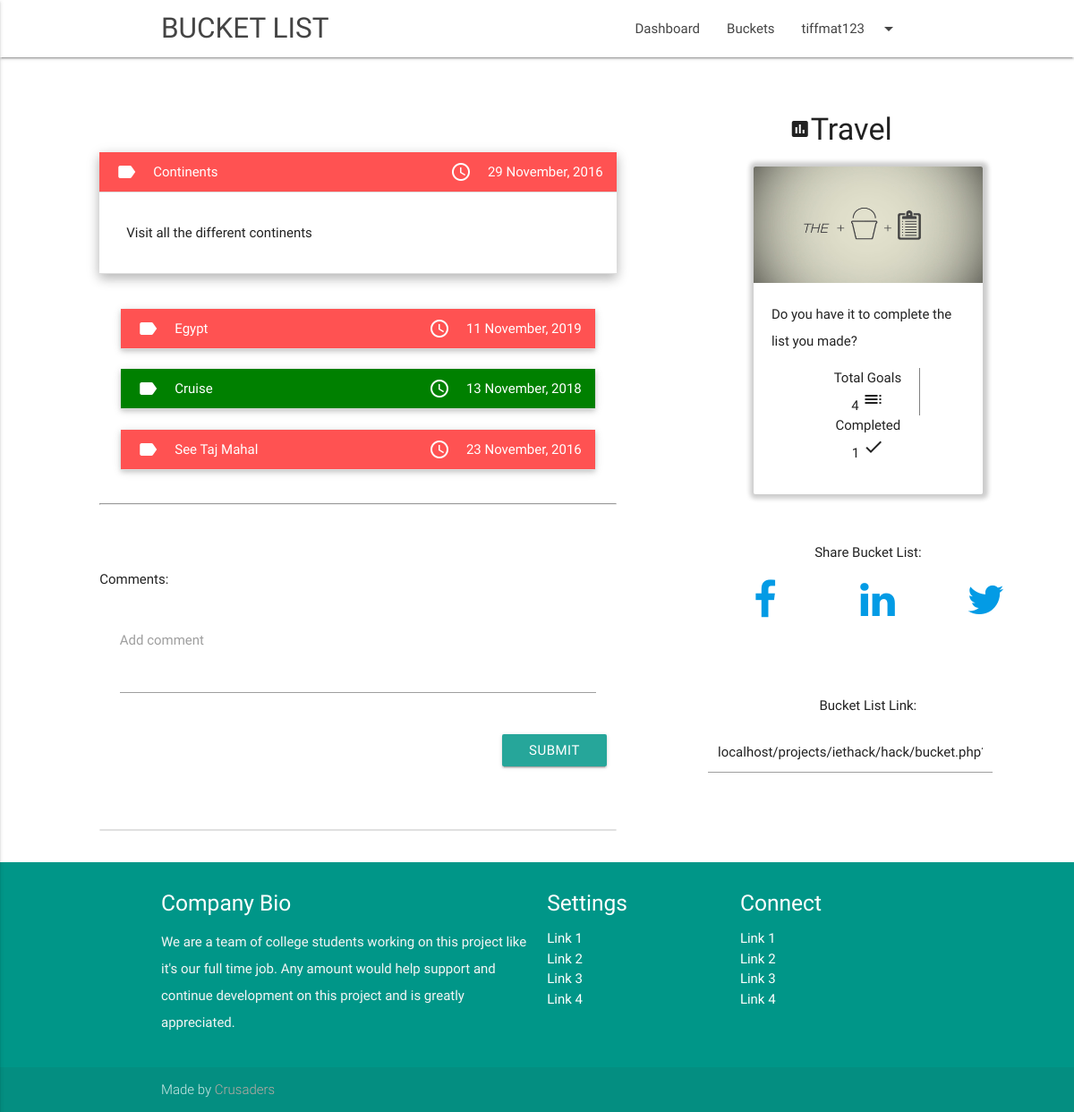
Screenshot of /bucket.php?buck_id=7 (signed in) with the database file from the repository.
### tables this page shows
CREATE TABLE `tasks` (
  `buckid` int(11) NOT NULL,
  `taskid` int(11) NOT NULL,
  `tasktitle` varchar(300) NOT NULL,
  `taskdescription` varchar(500) NOT NULL,
  `taskdate` varchar(200) NOT NULL,
  `timestmp` timestamp NOT NULL DEFAULT CURRENT_TIMESTAMP ON UPDATE CURRENT_TIMESTAMP,
  `status` int(11) NOT NULL DEFAULT '0'
);

CREATE TABLE `bucket` (
  `user_id` int(11) NOT NULL,
  `bucket_id` int(11) NOT NULL,
  `title` varchar(200) NOT NULL,
  `description` varchar(300) NOT NULL,
  `timestmp` timestamp NOT NULL DEFAULT CURRENT_TIMESTAMP ON UPDATE CURRENT_TIMESTAMP,
  `secur` int(11) NOT NULL DEFAULT '0'
);

### class/db.php (called while the page is built, shortened)
<?php
	class Database
	{
		public $host;
		public $user;
		public $password;
		public $database;
		public $connection;
		function __construct()
		{
			$this->host="localhost";
			$this->user="root";
			$this->password="1q2w3e";
			$this->database="iet_bucket";
		}
		function connect()
		{
			$this->connection=mysqli_connect($this->host,$this->user,$this->password,$this->database) or die("Server problem" . mysqli_error($this->connection));
		}
		function makeQuery($insertQuery)
		{
			return mysqli_query($this->connection,$insertQuery);
		}
	}
?>

### process/function.php (called while the page is built, shortened)
<?php
	require_once "class/db.php";
function ufrmbid($buck_id)
{
	$db=new Database;
	$db->connect();
	$query = "SELECT user_id FROM bucket WHERE bucket_id=$buck_id";
	$result = $db->makequery($query);
	$row = mysqli_fetch_assoc($result);
	return $row['user_id'];
}
function bnfrmbid($buck_id)
{
	$db=new Database;
	$db->connect();
	$query = "SELECT title FROM bucket WHERE bucket_id=$buck_id";
	$result = $db->makequery($query);
	$row = mysqli_fetch_assoc($result);
	return $row['title'];
}
?>

### bucket.php (the view, shortened to what this page needs)
<!DOCTYPE html>
<?php require_once "class/db.php"; ?>
<html lang="en">
<head>
  <link href="assets/css/materialize.css" type="text/css" rel="stylesheet" media="screen,projection"/>
  <link href="assets/css/style.css" type="text/css" rel="stylesheet" media="screen,projection"/>
  <link href="assets/css/custom.css" type="text/css" rel="stylesheet" media="screen,projection"/>
  <link href="assets/fonts/font-awesome-4.7.0/css/font-awesome.min.css" type="text/css" rel="stylesheet">
</head>
<body>
<?php require_once "components/nav.php"; ?>
<br><br>
  <div class="row">
    <div class="col s12 m6 offset-m1">
    <br clear="all"><br>
        <ul class="collapsible popout itemlist" data-collapsible="accordion">
        <?php
        require_once "process/function.php";
          $db = new Database;
          $db->connect();
          $bkid = $_GET['buck_id'];
          $query = "SELECT * FROM tasks WHERE buckid='$bkid' ORDER BY taskid DESC";
          $result = $db->makequery($query);
          $ct = 0;
          while($row = mysqli_fetch_assoc($result))
          {
          if($row['status']==0)
          {
            $color_task_header = "rgba(255, 0, 0, 0.68)";
          }
          else
          {
            $color_task_header = "green";
            $ct++;
          }
          ?>
          <li>
            <div class="collapsible-header" style="color:white;background:<?php echo $color_task_header; ?>">
            <span class="left"><i class="material-icons">label</i><?php echo $row['tasktitle']; ?></span>
            <span class="right"><i class="material-icons">query_builder</i><?php echo $row['taskdate']; ?></span>
            </div>
            <div class="collapsible-body"><p><?php echo $row['taskdescription']; ?></p></div>
            <?php
              if($_SESSION['uid'] == ufrmbid($bkid))
              {
            ?>
            <div style="text-align: right;">
            <?php
            if($row['status']==0)
            {
              echo '<i class="material-icons">present_to_all</i>&nbsp;&nbsp;';
              $tid = $row['taskid'];
              $urln = 'process/process_comptask.php?buck_id='.$bkid.'&task_id='.$tid;
              echo '<a href='.$urln. '>Completed?&nbsp;&nbsp;</a>';
            }
            else
            {
              echo '<i class="material-icons">done</i>&nbsp;&nbsp;';
              echo '<a href="">Completed&nbsp;&nbsp;</a>';
            }
            ?>
            </div>
              <?php
              }
            ?>
          </li>
          <br clear="all"/>
          <?php } ?>
      </ul>
      <hr>
        <br clear="all"><br>
        <p>Comments:</p>
          <div class="row">
            <form class="col s12" method="POST" action="process/processcomment.php">
              <div class="row">
                <div class="input-field col s12">
                  <textarea id="textarea1" class="materialize-textarea" name="comment"></textarea>
                  <label for="textarea1">Add comment</label>
                </div>
              </div>
              <div class="row">
                <div class="right">
                  <button type="submit" id="t" class="waves-effect waves-light btn">Submit</button>
                </div>
              </div>
            </form>
          </div>
          <br>
          <ul class="collection">
          </ul>
    </div>
    <div class="col s12 m5">
      <div class="row">
            <?php
          $cdd = bnfrmbid($bkid);
       ?>
              <div class="col s8 offset-s4"><p class="center-align"><h4><i class="material-icons">assessment</i><?php echo $cdd; ?></h4></p></div>
          <div class="col s12 m7 offset-m3">
            <div class="card">
              <div class="card-image">
                <img src="assets/img/bucketlistbg.jpg" class="imgside center">
              </div>
              <div class="card-content crdr">
                <p>Do you have it to complete the list you made? </p>
                  <ul class="center-align">
                    <li style="border-right: 1px solid grey;">Total Goals<br>
                    <?php $rows = mysqli_num_rows($result);
                      echo $rows;
                    ?>
                    <i class="material-icons">toc</i></li>
                    <li>Completed<br>
                    <?php echo $ct; ?>
                    <i class="material-icons">done</i></li>
                  </ul>
              </div>
            </div>
          </div>
      </div>
      <div class="row">
        <div class="col s11 offset-s1"><p class="center-align">Share Bucket List:</p></div>
        <div class="col s2 offset-s3">
          <a href="https://www.facebook.com/sharer/sharer.php?u=http%3A//localhost/projects/iethack/hack/bucket.php?buck_id=<?php echo $bkid; ?>"><i class="fa fa-3x fa-facebook" aria-hidden="true"></i></a>
        </div>
        <div class="col s2 offset-s1">
         <a href="https://www.linkedin.com/shareArticle?mini=true&url=http%3A//localhost/projects/iethack/hack/bucket.php?buck_id=5&title=Bucket%20list&summary=&source="><i class="fa fa-3x fa-linkedin" aria-hidden="true"></i></a>
        </div>
        <div class="col s2 offset-s1">
        <a href="https://twitter.com/home?status=http%3A//localhost/projects/iethack/hack/bucket.php?buck_id=<?php echo $bkid; ?>"><i class="fa fa-3x fa-twitter" aria-hidden="true"></i></a>
        </div>
      </div>
    <br><br>
      <div class="row">
        <div class="col s11 offset-s1"><p class="center-align">Bucket List Link:</p></div>
        <input class="col s8 offset-s2" type="text" value=<?php echo "localhost/projects/iethack/hack/bucket.php?buck_id=" . $bkid; ?> />
      </div>
    </div>
  </div>
  <?php require_once "components/footer.php"; ?>
  </body>
</html>

### assets/css/style.css (style rules this page uses)
p { line-height: 2rem; }

### assets/css/custom.css (style rules this page uses)
.card { box-shadow: 1px 0px 5px 5px rgba(0,0,0,0.2); }
.imgside { max-height:130px; }
.crdr ul { list-style: none; }
.crdr li { list-style: none; display: inline-block; padding: 0px 20px; }

### rows the page displays
tasks: tasktitle "Continents", taskdate "29 November, 2016", taskdescription "Visit all the different continents"
tasks: tasktitle "Egypt", taskdate "11 November, 2019"
tasks: tasktitle "Cruise", taskdate "13 November, 2018"
tasks: tasktitle "See Taj Mahal", taskdate "23 November, 2016"
bucket: title "Travel"

### other values shown
$_SESSION['username'] "tiffmat123"
$rows "4"
$ct "1"
